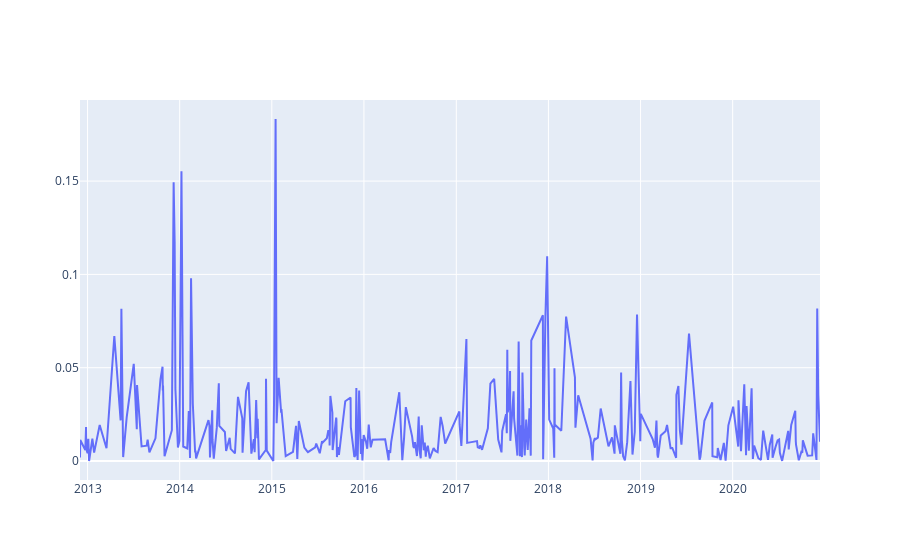

Source (notebook cell):
### Code cell
import plotly.graph_objects as go

# show perecentages of wrong predictions over time
fig = go.Figure(data=go.Scatter(x=dfwrongs.abs().index, y=dfwrongs.abs().percentage_daily_return.values))
fig.show()

### Figure 1 — Plotly figure (JSON) as saved in the notebook; plotly's stock layout.template omitted (floating-point values rounded to 4 significant figures; data arrays with more than 128 entries replaced by an {"elided": "..."} marker saying what was removed)
{"data": [{"type": "scatter", "x": {"elided": "317 str values"}, "y": {"elided": "317 float values"}}], "layout": {}}
